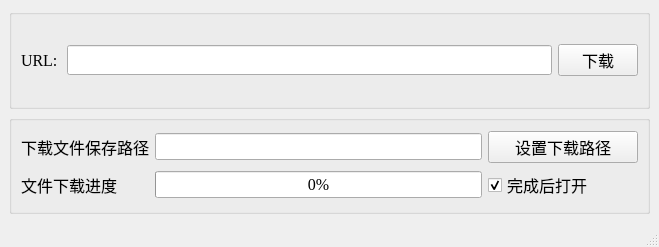
<?xml version="1.0" encoding="UTF-8"?>
<ui version="4.0">
 <class>TestNetWorkHttp</class>
 <widget class="QMainWindow" name="TestNetWorkHttp">
  <property name="geometry">
   <rect>
    <x>0</x>
    <y>0</y>
    <width>659</width>
    <height>247</height>
   </rect>
  </property>
  <property name="font">
   <font>
    <family>Times New Roman</family>
    <pointsize>12</pointsize>
   </font>
  </property>
  <property name="windowTitle">
   <string>TestNetWorkHttp</string>
  </property>
  <widget class="QWidget" name="centralwidget">
   <layout class="QGridLayout" name="gridLayout_2">
    <item row="0" column="0">
     <widget class="QGroupBox" name="groupBox">
      <property name="title">
       <string/>
      </property>
      <layout class="QHBoxLayout" name="horizontalLayout">
       <item>
        <widget class="QLabel" name="label">
         <property name="minimumSize">
          <size>
           <width>40</width>
           <height>30</height>
          </size>
         </property>
         <property name="text">
          <string>URL:</string>
         </property>
        </widget>
       </item>
       <item>
        <widget class="QLineEdit" name="editURL">
         <property name="minimumSize">
          <size>
           <width>0</width>
           <height>30</height>
          </size>
         </property>
         <property name="clearButtonEnabled">
          <bool>true</bool>
         </property>
        </widget>
       </item>
       <item>
        <widget class="QPushButton" name="btnDownload">
         <property name="minimumSize">
          <size>
           <width>80</width>
           <height>30</height>
          </size>
         </property>
         <property name="maximumSize">
          <size>
           <width>50</width>
           <height>16777215</height>
          </size>
         </property>
         <property name="text">
          <string>下载</string>
         </property>
        </widget>
       </item>
      </layout>
     </widget>
    </item>
    <item row="1" column="0">
     <widget class="QGroupBox" name="groupBox_2">
      <property name="title">
       <string/>
      </property>
      <layout class="QGridLayout" name="gridLayout">
       <item row="0" column="0">
        <widget class="QLabel" name="label_2">
         <property name="text">
          <string>下载文件保存路径</string>
         </property>
        </widget>
       </item>
       <item row="0" column="1">
        <widget class="QLineEdit" name="editPath"/>
       </item>
       <item row="0" column="2">
        <widget class="QPushButton" name="btnDefaultPath">
         <property name="minimumSize">
          <size>
           <width>150</width>
           <height>30</height>
          </size>
         </property>
         <property name="text">
          <string>设置下载路径</string>
         </property>
        </widget>
       </item>
       <item row="1" column="0">
        <widget class="QLabel" name="label_3">
         <property name="text">
          <string>文件下载进度</string>
         </property>
        </widget>
       </item>
       <item row="1" column="1">
        <widget class="QProgressBar" name="progressBar">
         <property name="value">
          <number>0</number>
         </property>
        </widget>
       </item>
       <item row="1" column="2">
        <widget class="QCheckBox" name="checkOpen">
         <property name="text">
          <string>完成后打开</string>
         </property>
         <property name="checked">
          <bool>true</bool>
         </property>
        </widget>
       </item>
      </layout>
     </widget>
    </item>
   </layout>
  </widget>
  <widget class="QStatusBar" name="statusbar"/>
 </widget>
 <resources/>
 <connections/>
</ui>
